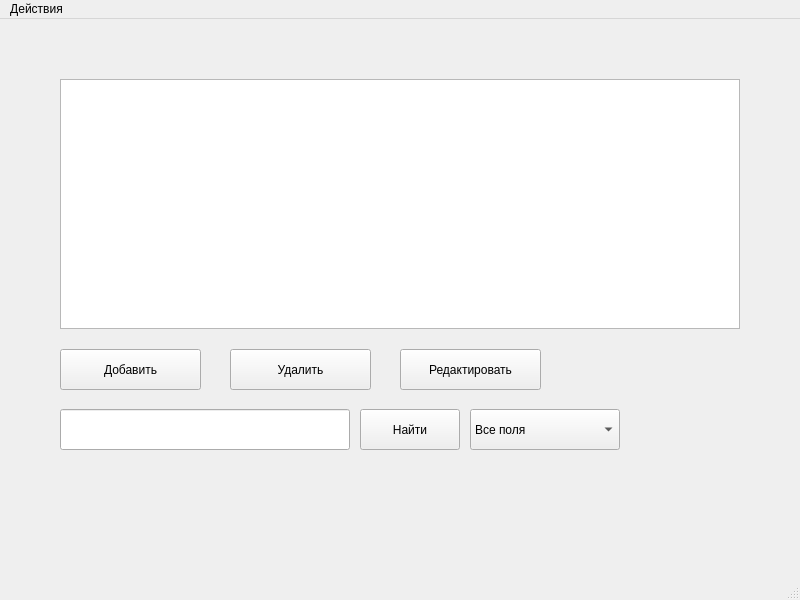
<?xml version="1.0" encoding="UTF-8"?>
<ui version="4.0">
 <class>MainWindow</class>
 <widget class="QMainWindow" name="MainWindow">
  <property name="geometry">
   <rect>
    <x>0</x>
    <y>0</y>
    <width>800</width>
    <height>600</height>
   </rect>
  </property>
  <property name="windowTitle">
   <string>Каталог книг</string>
  </property>
  <widget class="QWidget" name="centralwidget">
   <widget class="QTableView" name="tableView">
    <property name="geometry">
     <rect>
      <x>60</x>
      <y>60</y>
      <width>680</width>
      <height>250</height>
     </rect>
    </property>
   </widget>
   <widget class="QPushButton" name="btnAdd">
    <property name="geometry">
     <rect>
      <x>60</x>
      <y>330</y>
      <width>141</width>
      <height>41</height>
     </rect>
    </property>
    <property name="text">
     <string>Добавить</string>
    </property>
   </widget>
   <widget class="QPushButton" name="btnRemove">
    <property name="geometry">
     <rect>
      <x>230</x>
      <y>330</y>
      <width>141</width>
      <height>41</height>
     </rect>
    </property>
    <property name="text">
     <string>Удалить</string>
    </property>
   </widget>
   <widget class="QPushButton" name="btnEdit">
    <property name="geometry">
     <rect>
      <x>400</x>
      <y>330</y>
      <width>141</width>
      <height>41</height>
     </rect>
    </property>
    <property name="text">
     <string>Редактировать</string>
    </property>
   </widget>
   <widget class="QLineEdit" name="searchLineEdit">
    <property name="geometry">
     <rect>
      <x>60</x>
      <y>390</y>
      <width>290</width>
      <height>41</height>
     </rect>
    </property>
   </widget>
   <widget class="QPushButton" name="searchButton">
    <property name="geometry">
     <rect>
      <x>360</x>
      <y>390</y>
      <width>100</width>
      <height>41</height>
     </rect>
    </property>
    <property name="text">
     <string>Найти</string>
    </property>
   </widget>
   <widget class="QComboBox" name="filterComboBox">
    <property name="geometry">
     <rect>
      <x>470</x>
      <y>390</y>
      <width>150</width>
      <height>41</height>
     </rect>
    </property>
    <item>
     <property name="text">
      <string>Все поля</string>
     </property>
    </item>
    <item>
     <property name="text">
      <string>Автор</string>
     </property>
    </item>
    <item>
     <property name="text">
      <string>Название</string>
     </property>
    </item>
    <item>
     <property name="text">
      <string>Год</string>
     </property>
    </item>
    <item>
     <property name="text">
      <string>Жанр</string>
     </property>
    </item>
   </widget>
  </widget>
  <widget class="QMenuBar" name="menubar">
   <property name="geometry">
    <rect>
     <x>0</x>
     <y>0</y>
     <width>800</width>
     <height>22</height>
    </rect>
   </property>
   <widget class="QMenu" name="menuActions">
    <property name="title">
     <string>Действия</string>
    </property>
    <addaction name="actionImportCSV"/>
    <addaction name="actionExportCSV"/>
    <addaction name="actionExit"/>
   </widget>
   <addaction name="menuActions"/>
  </widget>
  <widget class="QStatusBar" name="statusbar"/>
  <action name="actionImportCSV">
   <property name="text">
    <string>Импорт</string>
   </property>
  </action>
  <action name="actionExportCSV">
   <property name="text">
    <string>Экспорт</string>
   </property>
  </action>
  <action name="actionExit">
   <property name="text">
    <string>Выход</string>
   </property>
  </action>
 </widget>
 <resources/>
 <connections/>
</ui>
